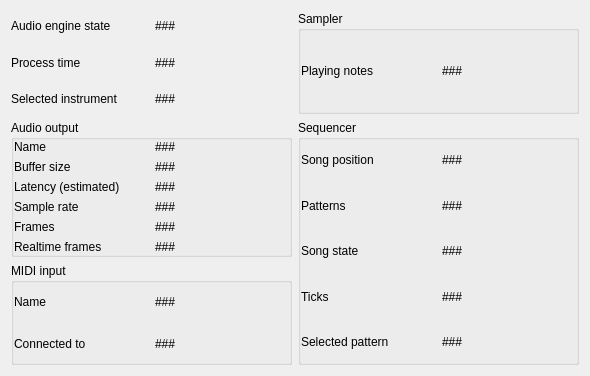
<?xml version="1.0" encoding="UTF-8"?>
<ui version="4.0">
 <class>AudioEngineInfoForm_UI</class>
 <widget class="QWidget" name="AudioEngineInfoForm_UI">
  <property name="geometry">
   <rect>
    <x>0</x>
    <y>0</y>
    <width>590</width>
    <height>376</height>
   </rect>
  </property>
  <layout class="QGridLayout" name="gridLayout">
   <item row="0" column="0">
    <layout class="QGridLayout">
     <property name="leftMargin">
      <number>0</number>
     </property>
     <property name="topMargin">
      <number>0</number>
     </property>
     <property name="rightMargin">
      <number>0</number>
     </property>
     <property name="bottomMargin">
      <number>0</number>
     </property>
     <property name="spacing">
      <number>6</number>
     </property>
     <item row="2" column="0">
      <widget class="QLabel" name="ticktextLabel1_3_2_2_2">
       <property name="text">
        <string>Selected instrument</string>
       </property>
      </widget>
     </item>
     <item row="0" column="0">
      <widget class="QLabel" name="TextLabel1">
       <property name="text">
        <string>Audio engine state</string>
       </property>
      </widget>
     </item>
     <item row="1" column="1">
      <widget class="QLabel" name="processTimeLbl">
       <property name="minimumSize">
        <size>
         <width>133</width>
         <height>0</height>
        </size>
       </property>
       <property name="text">
        <string>###</string>
       </property>
      </widget>
     </item>
     <item row="2" column="1">
      <widget class="QLabel" name="m_pSelectedInstrLbl">
       <property name="text">
        <string>###</string>
       </property>
      </widget>
     </item>
     <item row="0" column="1">
      <widget class="QLabel" name="engineStateLbl">
       <property name="text">
        <string>###</string>
       </property>
      </widget>
     </item>
     <item row="1" column="0">
      <widget class="QLabel" name="TextLabel7">
       <property name="text">
        <string>Process time</string>
       </property>
      </widget>
     </item>
    </layout>
   </item>
   <item row="2" column="0">
    <widget class="QGroupBox" name="groupBox_4">
     <property name="title">
      <string>Audio output</string>
     </property>
     <layout class="QGridLayout" name="gridLayout_4">
      <property name="leftMargin">
       <number>0</number>
      </property>
      <property name="topMargin">
       <number>0</number>
      </property>
      <property name="rightMargin">
       <number>0</number>
      </property>
      <property name="bottomMargin">
       <number>0</number>
      </property>
      <item row="0" column="0">
       <layout class="QGridLayout">
        <property name="leftMargin">
         <number>0</number>
        </property>
        <property name="topMargin">
         <number>0</number>
        </property>
        <property name="rightMargin">
         <number>0</number>
        </property>
        <property name="bottomMargin">
         <number>0</number>
        </property>
        <property name="spacing">
         <number>6</number>
        </property>
        <item row="4" column="1">
         <widget class="QLabel" name="nFramesLbl">
          <property name="minimumSize">
           <size>
            <width>130</width>
            <height>0</height>
           </size>
          </property>
          <property name="text">
           <string>###</string>
          </property>
         </widget>
        </item>
        <item row="3" column="1">
         <widget class="QLabel" name="sampleRateLbl">
          <property name="text">
           <string>###</string>
          </property>
         </widget>
        </item>
        <item row="3" column="0">
         <widget class="QLabel" name="textLabel1_4">
          <property name="text">
           <string>Sample rate</string>
          </property>
         </widget>
        </item>
        <item row="5" column="0">
         <widget class="QLabel" name="textLabel1_3_3">
          <property name="text">
           <string>Realtime frames</string>
          </property>
         </widget>
        </item>
        <item row="0" column="0">
         <widget class="QLabel" name="textLabel1">
          <property name="text">
           <string>Name</string>
          </property>
         </widget>
        </item>
        <item row="1" column="0">
         <widget class="QLabel" name="textLabel1_2">
          <property name="text">
           <string>Buffer size</string>
          </property>
         </widget>
        </item>
        <item row="0" column="1">
         <widget class="QLabel" name="driverLbl">
          <property name="text">
           <string>###</string>
          </property>
         </widget>
        </item>
        <item row="1" column="1">
         <widget class="QLabel" name="bufferSizeLbl">
          <property name="text">
           <string>###</string>
          </property>
         </widget>
        </item>
        <item row="4" column="0">
         <widget class="QLabel" name="textLabel1_3_2">
          <property name="text">
           <string>Frames</string>
          </property>
         </widget>
        </item>
        <item row="5" column="1">
         <widget class="QLabel" name="nRealtimeFramesLbl">
          <property name="text">
           <string>###</string>
          </property>
         </widget>
        </item>
        <item row="2" column="0">
         <widget class="QLabel" name="label">
          <property name="text">
           <string>Latency (estimated)</string>
          </property>
         </widget>
        </item>
        <item row="2" column="1">
         <widget class="QLabel" name="latencyLbl">
          <property name="text">
           <string>###</string>
          </property>
         </widget>
        </item>
       </layout>
      </item>
     </layout>
    </widget>
   </item>
   <item row="0" column="1">
    <widget class="QGroupBox" name="groupBox_6">
     <property name="title">
      <string>Sampler</string>
     </property>
     <layout class="QGridLayout" name="gridLayout_6">
      <property name="leftMargin">
       <number>0</number>
      </property>
      <property name="topMargin">
       <number>0</number>
      </property>
      <property name="rightMargin">
       <number>0</number>
      </property>
      <property name="bottomMargin">
       <number>0</number>
      </property>
      <item row="0" column="0">
       <layout class="QGridLayout">
        <property name="leftMargin">
         <number>0</number>
        </property>
        <property name="topMargin">
         <number>0</number>
        </property>
        <property name="rightMargin">
         <number>0</number>
        </property>
        <property name="bottomMargin">
         <number>0</number>
        </property>
        <property name="spacing">
         <number>6</number>
        </property>
        <item row="0" column="1">
         <widget class="QLabel" name="sampler_playingNotesLbl">
          <property name="text">
           <string>###</string>
          </property>
         </widget>
        </item>
        <item row="0" column="0">
         <widget class="QLabel" name="TextLabel5_2">
          <property name="text">
           <string>Playing notes</string>
          </property>
         </widget>
        </item>
       </layout>
      </item>
     </layout>
    </widget>
   </item>
   <item row="3" column="0">
    <widget class="QGroupBox" name="groupBox_5">
     <property name="title">
      <string>MIDI input</string>
     </property>
     <layout class="QGridLayout" name="gridLayout_5">
      <property name="leftMargin">
       <number>0</number>
      </property>
      <property name="topMargin">
       <number>0</number>
      </property>
      <property name="rightMargin">
       <number>0</number>
      </property>
      <property name="bottomMargin">
       <number>0</number>
      </property>
      <item row="0" column="0">
       <layout class="QGridLayout">
        <property name="leftMargin">
         <number>0</number>
        </property>
        <property name="topMargin">
         <number>0</number>
        </property>
        <property name="rightMargin">
         <number>0</number>
        </property>
        <property name="bottomMargin">
         <number>0</number>
        </property>
        <property name="spacing">
         <number>6</number>
        </property>
        <item row="0" column="1">
         <widget class="QLabel" name="midiDriverName">
          <property name="text">
           <string>###</string>
          </property>
         </widget>
        </item>
        <item row="1" column="1">
         <widget class="QLabel" name="m_pMidiDeviceName">
          <property name="text">
           <string>###</string>
          </property>
         </widget>
        </item>
        <item row="1" column="0">
         <widget class="QLabel" name="textLabel1_5">
          <property name="text">
           <string>Connected to</string>
          </property>
         </widget>
        </item>
        <item row="0" column="0">
         <widget class="QLabel" name="TextLabel3">
          <property name="text">
           <string>Name</string>
          </property>
         </widget>
        </item>
       </layout>
      </item>
     </layout>
    </widget>
   </item>
   <item row="2" column="1" rowspan="2">
    <widget class="QGroupBox" name="groupBox_3">
     <property name="title">
      <string>Sequencer</string>
     </property>
     <layout class="QGridLayout" name="gridLayout_3">
      <property name="leftMargin">
       <number>0</number>
      </property>
      <property name="topMargin">
       <number>0</number>
      </property>
      <property name="rightMargin">
       <number>0</number>
      </property>
      <property name="bottomMargin">
       <number>0</number>
      </property>
      <item row="0" column="0">
       <layout class="QGridLayout">
        <property name="leftMargin">
         <number>0</number>
        </property>
        <property name="topMargin">
         <number>0</number>
        </property>
        <property name="rightMargin">
         <number>0</number>
        </property>
        <property name="bottomMargin">
         <number>0</number>
        </property>
        <property name="spacing">
         <number>6</number>
        </property>
        <item row="2" column="1">
         <widget class="QLabel" name="songStateLbl">
          <property name="text">
           <string>###</string>
          </property>
         </widget>
        </item>
        <item row="4" column="1">
         <widget class="QLabel" name="selectedPatLbl">
          <property name="text">
           <string>###</string>
          </property>
         </widget>
        </item>
        <item row="4" column="0">
         <widget class="QLabel" name="ticktextLabel1_3_2_2">
          <property name="text">
           <string>Selected pattern</string>
          </property>
         </widget>
        </item>
        <item row="0" column="0">
         <widget class="QLabel" name="TextLabel1_2_2">
          <property name="text">
           <string>Song position</string>
          </property>
         </widget>
        </item>
        <item row="1" column="0">
         <widget class="QLabel" name="TextLabel1_2">
          <property name="text">
           <string>Patterns</string>
          </property>
         </widget>
        </item>
        <item row="0" column="1">
         <widget class="QLabel" name="m_pSongPositionLbl">
          <property name="text">
           <string>###</string>
          </property>
         </widget>
        </item>
        <item row="3" column="1">
         <widget class="QLabel" name="nTicksLbl">
          <property name="text">
           <string>###</string>
          </property>
         </widget>
        </item>
        <item row="1" column="1">
         <widget class="QLabel" name="currentPatternLbl">
          <property name="text">
           <string>###</string>
          </property>
         </widget>
        </item>
        <item row="3" column="0">
         <widget class="QLabel" name="ticktextLabel1_3_2">
          <property name="text">
           <string>Ticks</string>
          </property>
         </widget>
        </item>
        <item row="2" column="0">
         <widget class="QLabel" name="textLabel1_3">
          <property name="text">
           <string>Song state</string>
          </property>
         </widget>
        </item>
       </layout>
      </item>
     </layout>
    </widget>
   </item>
  </layout>
 </widget>
 <layoutdefault spacing="6" margin="11"/>
 <resources/>
 <connections/>
</ui>
